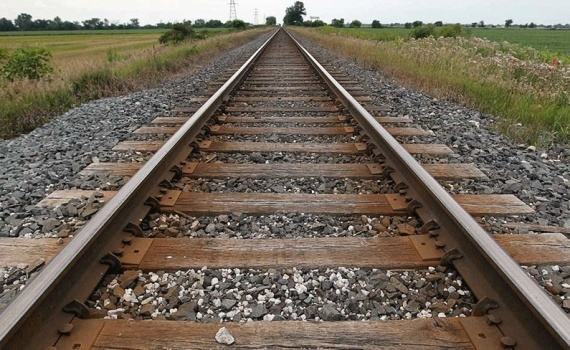
//> input picture Aula4/img/railway.jpg, 570 x 350 px, given in place of the camera
$ ./CornerDetect   (built with g++ and OpenCV 4)
//> lines starting //> are read from the running program, lines starting //| are printed output that depends on the picture
#include <opencv2/opencv.hpp>
#include <iostream>

using namespace cv;
using namespace std;

int thresh = 100;		//threshold level
int const maxThresh = 255;

Mat frame, final;

void cornerDetect(int, void*) {
	int blockSize = 2;
	int apertureSize = 3;
	double k = 0.04;

	Mat finalScaled;

	//Harris algorythm for corner detection
	cornerHarris(frame, final, blockSize, apertureSize, k, BORDER_DEFAULT);

	normalize(final, final, 0, 255, NORM_MINMAX, CV_32FC1, Mat());
	convertScaleAbs(final, finalScaled);

	//draws circles around corners
	for(int j = 0; j < final.rows; j++) {
		for(int i = 0; i < final.cols; i++) {
    		if((int) final.at<float>(j, i) > thresh) {
            	circle(finalScaled, Point(i, j), 5, Scalar(0), 2, 8, 0);
            }
        }
    }

	//displays result (shows pixels in "frame" that correspond to Canny output)
	imshow("Corner Detection", finalScaled);
}

int main() {
	//opens default camera
	VideoCapture cap(0);

	//check if success
	if (!cap.isOpened()) return -1;

	//presents user interface
	system("clear");		//clears terminal window
	cout << endl << "------------------" << endl;
	cout << " Corner Detection " << endl;
	cout << "------------------" << endl << endl;

	namedWindow("Corner Detection", 1);

	cap >> frame;								//gets a new frame from camera
//> frame is the input picture: 350 rows x 570 cols, CV_8UC3; mean B, G, R 90.3, 104.3, 114.8
	imshow("Video Capture", frame);				//shows original capture

	//converts to grayscale
	cvtColor(frame, frame, CV_BGR2GRAY);
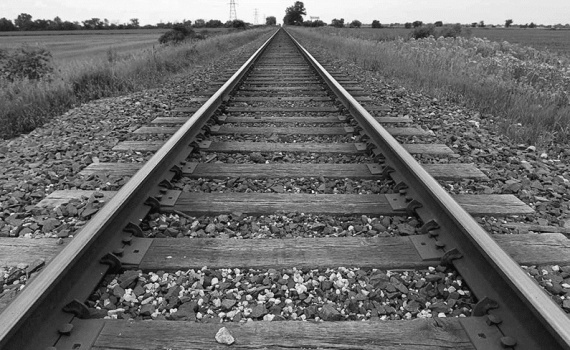
//> frame: 350 rows x 570 cols, CV_8UC1; min 4, max 255, mean 105.8

	//creates matrix with same size and type as "frame"
	final.create(frame.size(), frame.type());

	//creates trackbar for user input
	createTrackbar("Threshold:", "Corner Detection", &thresh, maxThresh, cornerDetect);

	//uses CannyThresh function, declared above
	cornerDetect(0, 0);
//> in cornerDetect, `cornerHarris(frame, final, blockSize, apertureSize, k, BORDER_DEFAULT);`:
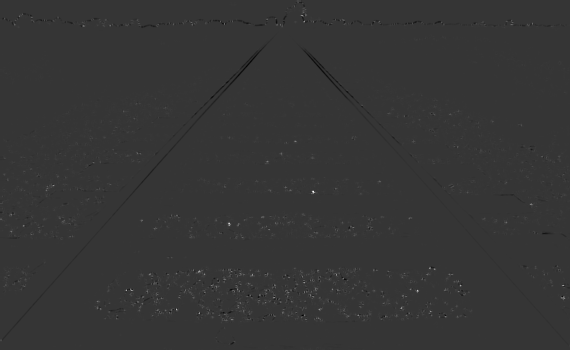
//> final: 350 rows x 570 cols, CV_32FC1; min -0.00866, max 0.0324, mean 4.06e-05; drawn with min black and max white
//> after the loop in cornerDetect, `for(int j = 0; j < final.rows; j++)`:
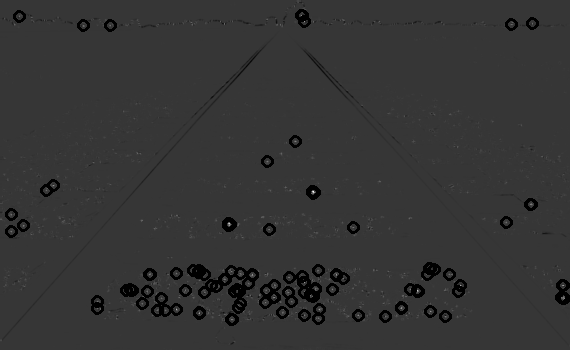
//> finalScaled: 350 rows x 570 cols, CV_8UC1; min 0, max 255, mean 52

	waitKey(0);

	return 0;
}
